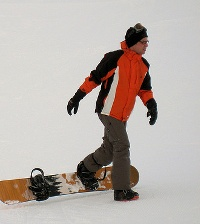
#> input picture ai_note/4-python数据可视化/data/1.jpg, 200 x 224 px
$ jupyter execute --allow-errors '作业.ipynb'   (shell and % lines are left out)
#> lines starting #> are read from the running program, lines starting #| are printed output that depends on the picture
## 作业要求
----
- 共两个题目，代码参考课上代码即可
- 本代码仅为参考代码，需要填写代码的地方已用`#===============`标识
- __只要求得到类似结果即可，不一定非要用本代码__
- 将本notebook导出为`.html`文件(File --> Download as --> (.html)),并把`.html`发送到课程邮箱

## 1. 基础图像绘制

[cell 1]

import cv2
import numpy as np
import matplotlib.pyplot as plt
import matplotlib.patches as pth

`X`和`Y1/Y2/y_const`均为shape为`(100,)`的数据

要求：

- 以`X`为横坐标，`Y1/Y2`为纵坐标，绘制折线图
- 设置折线颜色（任意）
- 添加标题（任意）
- 添加坐标label（任意）
- 填充`Y1`和`Y2`之间的区域
- 绘制`y_const=80`的直线，颜色为红色
- 标识出`y_const=80`直线与`Y2`交点
- 添加`Y1/Y2/y_const`曲线的`legend()`
- 保存绘制的图片
- 可以添加其他样式，不要拘束于上面要求
- 参考结果（仅供参考，结果不需要和下图完全一致）：

[cell 2]
# 创建数据
N = 100
X = np.arange(N)
Y1 = np.sqrt(np.arange(N)) * 11 + np.random.rand(N) * 10
Y2 = (np.sqrt(np.arange(N)) * 9).astype(int)
y_const = np.ones_like(X) * 80
print(X.shape, Y1.shape, Y2.shape, y_const.shape)

[cell 3]
plt.figure(figsize=[10, 8])

# 1. Y1/Y2-X折线图
# ===========填写代码处，下类似============
plt.plot(X, Y1, color="blue", linewidth=2, label='Y1')
plt.plot(X, Y2, color="orange", linewidth=2, label="Y2")
# ======================================

# 2. 添加标题坐标label
# ======================================
plt.title("task 1")
plt.xlabel("X label")
plt.ylabel("Y label")
# ======================================

#　3. y_const直线
# ======================================
plt.plot(X, y_const, color="red", label="y_const")
# ======================================

# 4. 填充Y1和Y2之间区域
# ======================================
plt.fill_between(X, Y1, Y2, color='blue', alpha=0.3)
# ======================================

# 5. 标出y_const与Y2交点
# ======================================
for index, y2 in enumerate(Y2):
    if y2 == y_const[0]:
        break;
intersection = (X[index], y_const[0])
plt.scatter(intersection[0], intersection[1], c="red", marker="^", linewidths=7)
# ======================================

# 6. 添加图示legend
plt.legend(loc='upper left')

# 7. 保存绘制的图片
# ======================================
plt.savefig("task1.png")
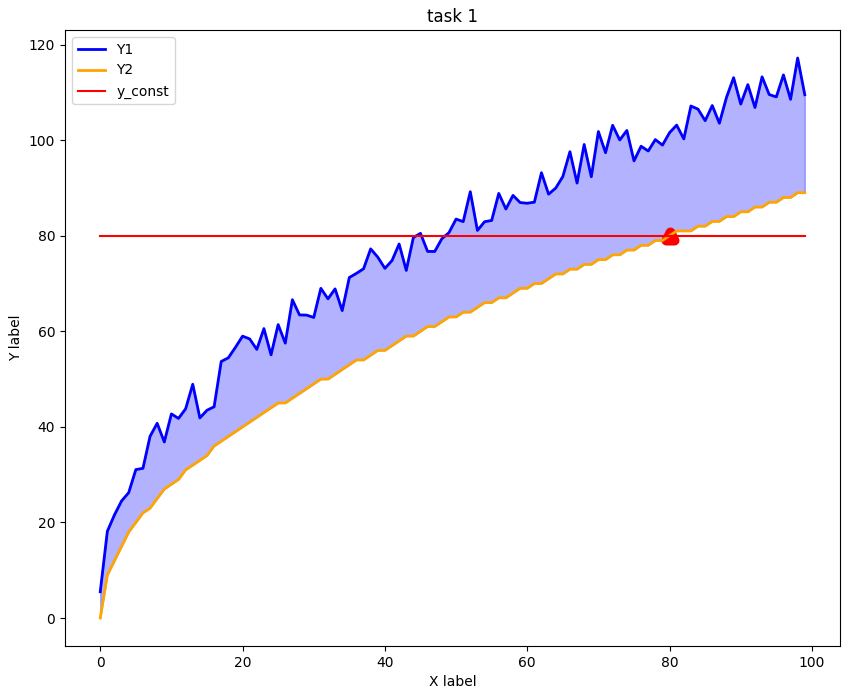
#> figure drawn by matplotlib, 1 panel; curve peaks at x = 98, y = 117.2; curve peaks at x = 98, y = 89
# ======================================

## 2. 图像可视化

要求：
- 参考课上代码，在原图上将mask、boundingbox框、关节点等画在一张图片上
- 关节点显示数量不少于７个，关节之间的连接关系可以自定义
- 可以自定义颜色等参数
- 参考结果(仅供参考，结果不需要和下图完全一致)：

[cell 4]
# 读取数据

# 图片
img = cv2.imread('data/1.jpg')[:, :, ::-1]  # 转化BGR为RGB
print("image`s shape:", img.shape)
#| image`s shape: (224, 200, 3)

# boundingbox
#> (the rest of this cell did not finish here and is left out)
